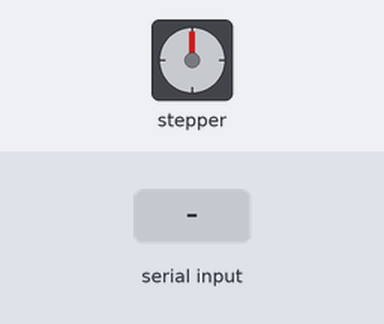
A sketch run on a simulated Arduino Uno, built with avr-gcc and run on an emulated ATmega328P. On the bench: stepper motor. The inputs (shaded band) are chosen by the test bench. Stepper angles assume 4096 steps per turn; what the sketch prints to the serial monitor is not drawn.

Above: at 1.2 s.
1.3 s: "90\n" received over Serial
4.3 s: "-\n" received over Serial
Timing chart, 0 to 7.3 s (numbered marks = the images above; inputs shaded):
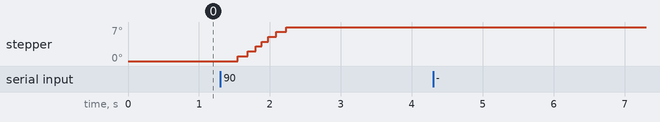

The sketch:

stepper.ino
```cpp
#include <AccelStepper.h>
#include <ctype.h>


#define MP1 8
#define MP2 9
#define MP3 10
#define MP4 11


#define MotorInterfaceType 8
AccelStepper stepper = AccelStepper(MotorInterfaceType, MP1, MP3, MP2, MP4);
const int SPR = 4096; //Steps per revolution


boolean isValidNumber(String str) {
  str.trim(); // Buang spasi, \r, atau \n
  if (str.length() == 0) return false;


  byte startIndex = 0;
  // Izinkan tanda minus di depan untuk koordinat negatif
  if (str.charAt(0) == '-') {
    if (str.length() == 1) return false; // Hanya tanda '-' saja bukan angka
    startIndex = 1;
  }


  for (byte i = startIndex; i < str.length(); i++) {
    if (!isDigit(str.charAt(i))) {
      return false; // Kalau ada satu pun karakter selain digit, batalkan
    }
  }
  return true;
}


void setup() {
  // put your setup code here, to run once:
  Serial.begin(9600);
  stepper.setMaxSpeed(1000);
  stepper.setAcceleration(200);
  stepper.moveTo(0);
  stepper.runToPosition();
}


void loop() {
  Serial.println("Enter target position: ");
  while (Serial.available() == 0) {
    // This loop blocks the code until user inputs data and presses Enter
  }
  String input = Serial.readStringUntil('\n');


  if(isValidNumber(input)) {
    Serial.println("Moving to " + input);
    stepper.moveTo(input.toInt());
    stepper.runToPosition();
  } else {
    Serial.println("Error: Target input is not a number.");
  }


}
```

Measured:
- after the input at 4.3 s, every drawn part: stays the same
